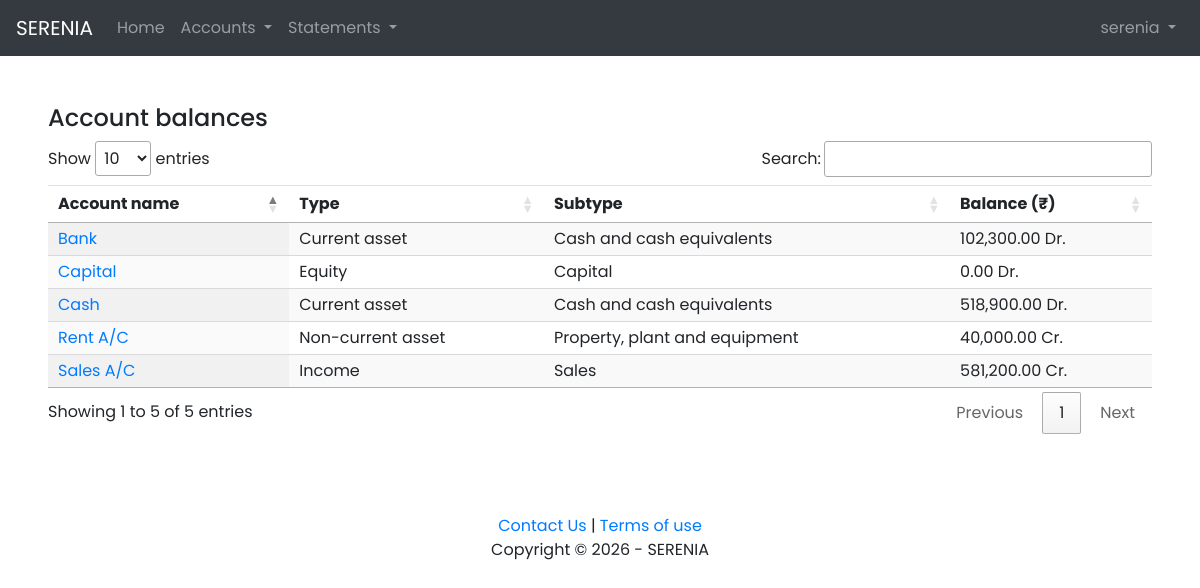
The app's page /view-account (signed in) with its own data.
### tables this page shows
CREATE TABLE persons (
        id INTEGER,
        name TEXT,
        password TEXT,
        date INTEGER,
        currency TEXT,
        PRIMARY KEY(id)
    );

CREATE TABLE accounts (
        id INTEGER,
        name TEXT,
        type TEXT,
        subtype TEXT,
        balance REAL,
        persons_id INTEGER,
        dependency INTEGEER,
        deleted INTEGER,
        PRIMARY KEY(id),
        FOREIGN KEY(persons_id) REFERENCES persons(id)
    );

### app.py (the view)
@app.route("/view-account")
def view_account():
    if "name" not in session:
        return redirect("/")
    success = request.args.get("success", None)
    person = session["name"]
    conn = sqlite3.connect(path.join(root, "data.db"))
    db = conn.cursor()
    db.execute("SELECT * FROM accounts WHERE persons_id = (SELECT id FROM persons WHERE name = ?) AND deleted = 0", (person, ))
    accounts = db.fetchall()
    db.execute("SELECT currency FROM persons WHERE name = ?", (person, ))
    currency = db.fetchall()[0][0]
    balances = []
    for account in accounts:
        type = types[account[2]]
        subtype = subtypes[account[3]]
        balances.append([account[0], account[1], type, subtype, drcr(account[4])])
    conn.close()
    return render_template("view-account.html", balances=balances, success=success, currency=currency)

### app.py (called while the page is built)
def drcr(amount):
    if amount >= 0:
        return f"{amount:,.2f} Dr."
    else:
        return f"{abs(amount):,.2f} Cr."

### templates/view-account.html (shortened to what this page needs)
{% extends "layout.html" %}
{% block main %}
    <div class="container2">
        <h2>Account balances</h2>
        <div class="overflow">
            <table class="table display" id="table_id">
                <thead>
                    <th scope="col">Account name</th>
                    <th scope="col">Type</th>
                    <th scope="col">Subtype</th>
                    <th scope="col">Balance ({{ currency }})</th>
                </thead>
                <tbody>
                {% for balance in balances %}
                    <tr>
                        <td><a href="/accounts/{{ balance[0] }}">{{ balance[1] }}</a></td>
                        <td>{{ balance[2] }}</td>
                        <td>{{ balance[3] }}</td>
                        <td>{{ balance[4] }}</td>
                    </tr>
                {% endfor %}
                </tbody>
            </table>
        </div>
    </div>
{% endblock %}

### templates/layout.html (shortened to what this page needs)
<!DOCTYPE html>
<html lang="en">
    <head>
        <link rel="stylesheet" href="../static/bootstrap.min.css">
        <link rel="stylesheet" type="text/css" href="https://cdn.datatables.net/1.11.0/css/jquery.dataTables.css">
        <link href="../static/styles.css" rel="stylesheet">
    </head>
    <body>
        <nav class="navbar navbar-expand-lg navbar-dark bg-dark">
            <a class="navbar-brand" href="/">SERENIA</a>
            <div class="collapse navbar-collapse" id="navbarNavDropdown">
              {% if session.name %}
                <ul class="navbar-nav mr-auto">
                  <li class="nav-item">
                    <a class="nav-link" href="/home">Home</a>
                  </li>
                  <li class="nav-item dropdown">
                    <a class="nav-link dropdown-toggle" href="#" id="navbarDropdownMenuLink" data-toggle="dropdown" aria-haspopup="true" aria-expanded="false">
                      Accounts
                    </a>
                  </li>
                  <li class="nav-item dropdown">
                    <a class="nav-link dropdown-toggle" href="#" id="navbarDropdownMenuLink" data-toggle="dropdown" aria-haspopup="true" aria-expanded="false">
                      Statements
                    </a>
                  </li>
                </ul>
                <ul class="navbar-nav ml-auto">
                  <li class="nav-item dropdown">
                    <a class="nav-link dropdown-toggle" href="#" id="navbarDropdownMenuLink" data-toggle="dropdown" aria-haspopup="true" aria-expanded="false">
                      {{ session.name }}
                    </a>
                  </li>
                </ul>
              {% else %}
                <ul class="navbar-nav ml-auto">
                  <li class="nav-item">
                    <a class="nav-link" href="/login">Log In</a>
                  </li>
                </ul>
              {% endif %}
            </div>
          </nav>
        <main>{% block main %}{% endblock %}</main>
        <footer>
            <div><a href="mailto:Serenia.contact@gmail.com">Contact Us</a> | <a href="/terms-of-use">Terms of use</a></div>
            <div>Copyright &copy 2026 - SERENIA</div>
        </footer>
    </body>
</html>

### static/styles.css (style rules this page uses)
body { font-family: 'Poppins', sans-serif; font-weight: normal; font-size: 10px; }
nav a { text-align: center; font-size: 1rem; }
footer { text-align: center; margin: 5rem auto; font-size: 1rem; }
.container2 h2 { font-size: 1.5rem; }
.container2 { margin: 3rem; font-size: 1.5rem; }
table { font-size: 1rem; }
.overflow { overflow-x: auto; }
table td { border-collapse:collapse }
tr { line-height: 1rem; }

### records on screen
persons: name "serenia"
accounts: name "Cash", balance "Current asset", subtype "Cash and cash equivalents", balance "518,900.00 Dr."
accounts: name "Bank", balance "Current asset", subtype "Cash and cash equivalents", balance "102,300.00 Dr."
accounts: name "Capital", balance "Equity", subtype "Capital", balance "0.00 Dr."
accounts: name "Rent A/C", balance "Non-current asset", balance "Property, plant and equipment", balance "40,000.00 Cr."
accounts: name "Sales A/C", balance "Income", subtype "Sales", balance "581,200.00 Cr."

### other values on screen
{{ currency }} "₹"
